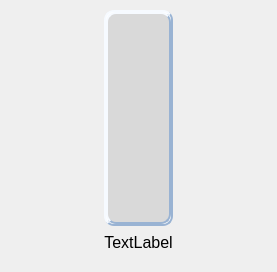
<?xml version="1.0" encoding="UTF-8"?>
<ui version="4.0">
 <class>IconButton</class>
 <widget class="QWidget" name="IconButton">
  <property name="geometry">
   <rect>
    <x>0</x>
    <y>0</y>
    <width>277</width>
    <height>272</height>
   </rect>
  </property>
  <property name="windowTitle">
   <string>Form</string>
  </property>
  <layout class="QVBoxLayout" name="verticalLayout">
   <property name="spacing">
    <number>0</number>
   </property>
   <property name="leftMargin">
    <number>0</number>
   </property>
   <property name="topMargin">
    <number>0</number>
   </property>
   <property name="rightMargin">
    <number>0</number>
   </property>
   <property name="bottomMargin">
    <number>0</number>
   </property>
   <item>
    <widget class="QWidget" name="widget" native="true">
     <layout class="QGridLayout" name="gridLayout_2">
      <property name="leftMargin">
       <number>10</number>
      </property>
      <property name="topMargin">
       <number>10</number>
      </property>
      <property name="rightMargin">
       <number>10</number>
      </property>
      <property name="bottomMargin">
       <number>20</number>
      </property>
      <item row="0" column="1">
       <widget class="QWidget" name="wArea" native="true">
        <property name="styleSheet">
         <string notr="true">QWidget#wArea
{   
 background-color: white;
    border-style: outset;
    border-width: 2px;
    border-radius: 10px;
    border-color: #99b3d3;
    font: bold 14px;
    min-width: 10em;

padding:0px;

}</string>
        </property>
        <layout class="QGridLayout" name="gridLayout">
         <property name="leftMargin">
          <number>2</number>
         </property>
         <property name="topMargin">
          <number>2</number>
         </property>
         <property name="rightMargin">
          <number>2</number>
         </property>
         <property name="bottomMargin">
          <number>2</number>
         </property>
         <item row="0" column="1">
          <widget class="QLabel" name="lbPic">
           <property name="sizePolicy">
            <sizepolicy hsizetype="Preferred" vsizetype="Expanding">
             <horstretch>0</horstretch>
             <verstretch>0</verstretch>
            </sizepolicy>
           </property>
           <property name="minimumSize">
            <size>
             <width>0</width>
             <height>40</height>
            </size>
           </property>
           <property name="styleSheet">
            <string notr="true">
 background-color: rgb(217,217,217);
    border-style: outset;
    border-width: 2px;
    border-radius: 10px;
    border-color: #99b3d3;
    font: bold 14px;


padding:2px;</string>
           </property>
           <property name="text">
            <string/>
           </property>
          </widget>
         </item>
        </layout>
       </widget>
      </item>
      <item row="0" column="0">
       <spacer name="horizontalSpacer">
        <property name="orientation">
         <enum>Qt::Horizontal</enum>
        </property>
        <property name="sizeHint" stdset="0">
         <size>
          <width>40</width>
          <height>20</height>
         </size>
        </property>
       </spacer>
      </item>
      <item row="1" column="1">
       <widget class="QLabel" name="lbText">
        <property name="minimumSize">
         <size>
          <width>0</width>
          <height>20</height>
         </size>
        </property>
        <property name="maximumSize">
         <size>
          <width>16777215</width>
          <height>20</height>
         </size>
        </property>
        <property name="font">
         <font>
          <pointsize>12</pointsize>
         </font>
        </property>
        <property name="text">
         <string>TextLabel</string>
        </property>
        <property name="alignment">
         <set>Qt::AlignCenter</set>
        </property>
       </widget>
      </item>
      <item row="0" column="2">
       <spacer name="horizontalSpacer_2">
        <property name="orientation">
         <enum>Qt::Horizontal</enum>
        </property>
        <property name="sizeHint" stdset="0">
         <size>
          <width>40</width>
          <height>20</height>
         </size>
        </property>
       </spacer>
      </item>
     </layout>
    </widget>
   </item>
  </layout>
 </widget>
 <resources/>
 <connections/>
</ui>
